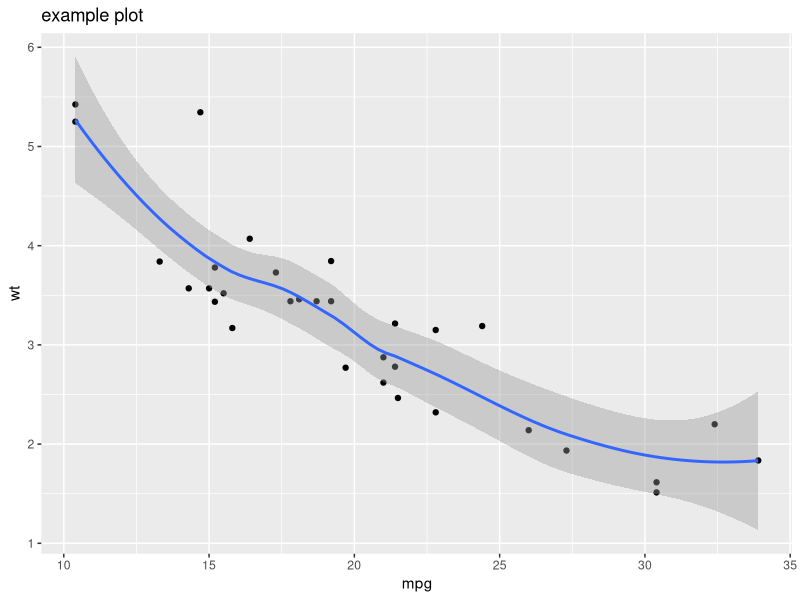

The R script that drew this image:
## ---- chunk 1
knitr::opts_chunk$set(
  collapse = TRUE,
  comment = "#>",
  fig.path = "man/figures/README-",
  out.width = "100%"
)
## ---- chunk 2
library(ggplot2)

# save the plot in an object
p <- ggplot(mtcars, aes(mpg, wt)) +
  geom_point() + 
  geom_smooth()

# modify
p + labs(title = "example plot")
